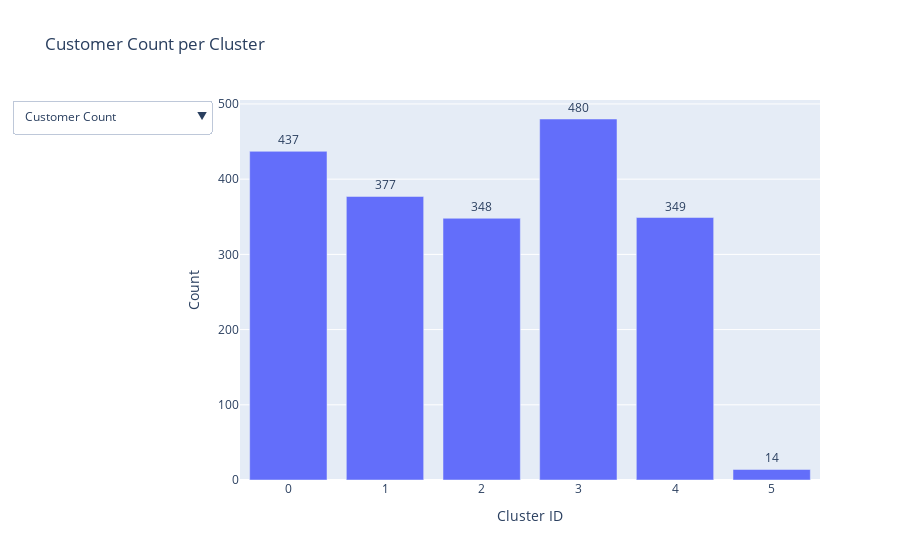

Source (notebook cell):
### Code cell
cluster_count = rfm_df.groupby('cluster_6')['customer_unique_id'].count()

fig = go.Figure(data=[
    go.Bar(x=cluster_count.index, y=cluster_count.values),
    go.Bar(x=cluster_count.index, y=cluster_count.values / cluster_count.sum(), visible=False)
])

fig.update_layout(
    title="Customer Count per Cluster",
    xaxis_title="Cluster ID",
    yaxis_title="Count",
    updatemenus=[
        dict(
            active=0,
            buttons=list([
                dict(label="Customer Count", method="update", args=[{"visible": [True, False]}]),
                dict(label="Normalized Customer Count", method="update", args=[{"visible": [False, True]}])
            ]),
        )
    ]
)

fig.update_traces(texttemplate='%{y}', textposition='outside') # Menambahkan anotasi pada masing-masing bar

fig.show()

### Figure 1 — Plotly figure (JSON) as saved in the notebook; plotly's stock layout.template omitted (floating-point values rounded to 4 significant figures)
{"data": [{"textposition": "outside", "texttemplate": "%{y}", "type": "bar", "x": [0, 1, 2, 3, 4, 5], "y": [437, 377, 348, 480, 349, 14]}, {"textposition": "outside", "texttemplate": "%{y}", "type": "bar", "visible": false, "x": [0, 1, 2, 3, 4, 5], "y": [0.218, 0.188, 0.1736, 0.2394, 0.1741, 0.006983]}], "layout": {"title": {"text": "Customer Count per Cluster"}, "updatemenus": [{"active": 0, "buttons": [{"args": [{"visible": [true, false]}], "label": "Customer Count", "method": "update"}, {"args": [{"visible": [false, true]}], "label": "Normalized Customer Count", "method": "update"}]}], "xaxis": {"title": {"text": "Cluster ID"}}, "yaxis": {"title": {"text": "Count"}}}}
